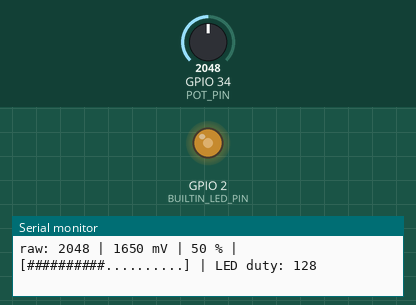
Simulated run of this program. Board: ESP32. On the bench: output pins drawn as LEDs (lit = HIGH), the last lines printed to the serial monitor. Inputs (shaded band) come from the test bench; at power-on: GPIO 34 (POT_PIN) = 2048.

Above: at 1.2 s.
1.3 s: GPIO 34 (POT_PIN) set to 2866
At 2.4 s:
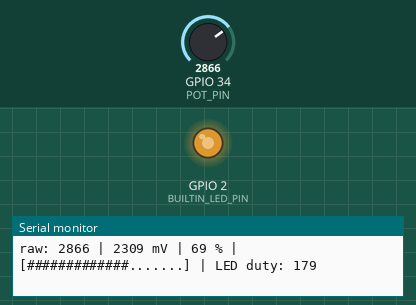
2.8 s: GPIO 34 (POT_PIN) set to 3603
At 3.6 s:
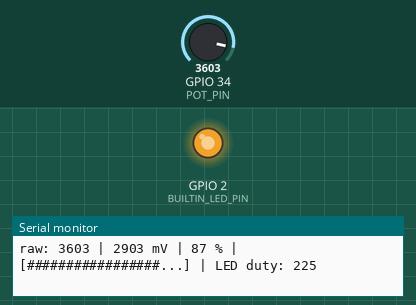
4.3 s: GPIO 34 (POT_PIN) set to 491
At 4.8 s:
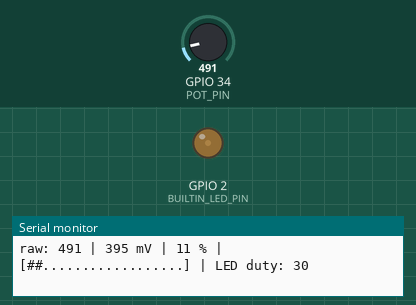
5.8 s: GPIO 34 (POT_PIN) set to 0
At 7.2 s:
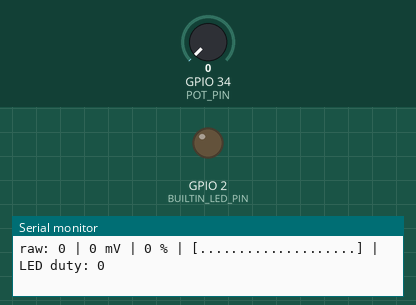
Timing chart, 0 to 8.3 s (numbered marks = the images above; inputs shaded):
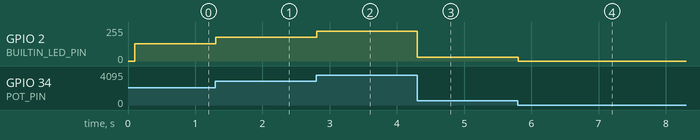

Measured:
- after the input at 1.3 s, GPIO 2 (BUILTIN_LED_PIN): 128/255 → 178/255 at once
- after the input at 2.8 s, GPIO 2 (BUILTIN_LED_PIN): 178/255 → 224/255 at once
- after the input at 4.3 s, GPIO 2 (BUILTIN_LED_PIN): 224/255 → 30/255 at once
- after the input at 5.8 s, GPIO 2 (BUILTIN_LED_PIN): 30/255 → 0/255 at once

The program:

main.cpp
```cpp
// (licence header left out)
#include <Arduino.h>

namespace {
constexpr uint8_t POT_PIN = 34;              // NanoKit Pin 2, GPIO34. ADC1_CH6 and input-only. ADC1 keeps working if Wi-Fi is enabled later; ADC2 does not.
constexpr uint8_t BUILTIN_LED_PIN = 2;       // NanoKit Pin 17, GPIO2. The onboard LED shows the knob position as brightness, so no extra wiring is needed.
constexpr uint32_t PWM_FREQUENCY_HZ = 5000;  // Well above visible flicker; see the pwm_led_fade example for the frequency/resolution trade-off.
constexpr uint8_t PWM_RESOLUTION_BITS = 8;   // 256 brightness steps are plenty for a visual indicator.
constexpr uint8_t ADC_RESOLUTION_BITS = 12;  // The ESP32 ADC is 12-bit: analogRead returns 0..4095.
constexpr uint16_t ADC_MAX = (1u << ADC_RESOLUTION_BITS) - 1; // 4095, derived so the percent maths follows the resolution.
constexpr uint8_t SAMPLE_COUNT = 16;         // Averaging 16 conversions divides random noise by about 4 (square root of 16).
constexpr uint32_t SAMPLE_INTERVAL_MS = 100; // Ten updates per second is fast enough for a knob and slow enough to read.
constexpr uint8_t BAR_WIDTH = 20;            // Characters in the text bar; 20 means one '#' per 5 %.
constexpr uint32_t SERIAL_BAUD = 115200;     // Standard NanoKit Serial Monitor speed.

uint32_t lastSampleMs = 0;                   // Timestamp of the last measurement.

// Reads the pin SAMPLE_COUNT times and returns the averaged raw count (0..4095) and the averaged
// calibrated voltage. analogReadMilliVolts applies the correction values that Espressif burns into
// each chip's eFuse at the factory, so it is closer to a multimeter than raw * 3300 / 4095 would be.
void readPotentiometer(uint16_t &rawAverage, uint32_t &milliVoltsAverage) {
  uint32_t rawSum = 0;
  uint32_t milliVoltSum = 0;
  for (uint8_t i = 0; i < SAMPLE_COUNT; ++i) {
    rawSum += analogRead(POT_PIN);             // One conversion takes a few microseconds; 16 of them are invisible to the user.
    milliVoltSum += analogReadMilliVolts(POT_PIN);
  }
  rawAverage = static_cast<uint16_t>(rawSum / SAMPLE_COUNT);
  milliVoltsAverage = milliVoltSum / SAMPLE_COUNT;
}

void printBar(uint8_t percent) {
  const uint8_t filled = (percent * BAR_WIDTH) / 100;   // Number of '#' characters for this percentage.
  Serial.print('[');
  for (uint8_t i = 0; i < BAR_WIDTH; ++i) {
    Serial.print(i < filled ? '#' : '.');
  }
  Serial.print(']');
}

void reportAndDrive(uint16_t raw, uint32_t milliVolts) {
  const uint8_t percent = static_cast<uint8_t>((raw * 100UL) / ADC_MAX);          // 0..100, computed in 32 bits to avoid overflow.
  const uint8_t duty = static_cast<uint8_t>(raw >> (ADC_RESOLUTION_BITS - PWM_RESOLUTION_BITS)); // Drop 4 bits: 12-bit reading -> 8-bit duty.

  ledcWrite(BUILTIN_LED_PIN, duty);          // Arduino-ESP32 3.x addresses LEDC by pin. The onboard LED brightness now follows the knob.

  Serial.print("raw: ");
  Serial.print(raw);                         // 0..4095 from the ADC after averaging.
  Serial.print(" | ");
  Serial.print(milliVolts);                  // Calibrated millivolts, the number to compare with a multimeter on the wiper.
  Serial.print(" mV | ");
  Serial.print(percent);
  Serial.print(" % | ");
  printBar(percent);
  Serial.print(" | LED duty: ");
  Serial.println(duty);
}
} // namespace

void setup() {
  Serial.begin(SERIAL_BAUD);
  analogSetPinAttenuation(POT_PIN, ADC_11db); // 11 dB attenuation lets the ADC measure the full 0-3.3 V swing of the wiper.
  if (!ledcAttach(BUILTIN_LED_PIN, PWM_FREQUENCY_HZ, PWM_RESOLUTION_BITS)) { // Picks a free LEDC channel and routes it to GPIO2.
    Serial.println("LEDC setup failed: no free channel or timer.");
  }
  ledcWrite(BUILTIN_LED_PIN, 0);               // Start dark until the first measurement arrives.
  Serial.println("NanoKit analog input example ready.");
  Serial.println("Potentiometer wiper: NanoKit Pin 2 / GPIO34 (ADC1_CH6, input-only). Onboard LED: Pin 17 / GPIO2.");
  Serial.println("ADC: 12-bit, 11 dB attenuation, 16 samples averaged every 100 ms. Turn the knob.");
}

void loop() {
  const uint32_t nowMs = millis();
  if (nowMs - lastSampleMs < SAMPLE_INTERVAL_MS) { // Not yet time for the next measurement; keep the loop free for other work.
    return;
  }
  lastSampleMs = nowMs;

  uint16_t raw = 0;
  uint32_t milliVolts = 0;
  readPotentiometer(raw, milliVolts);
  reportAndDrive(raw, milliVolts);
}
```
